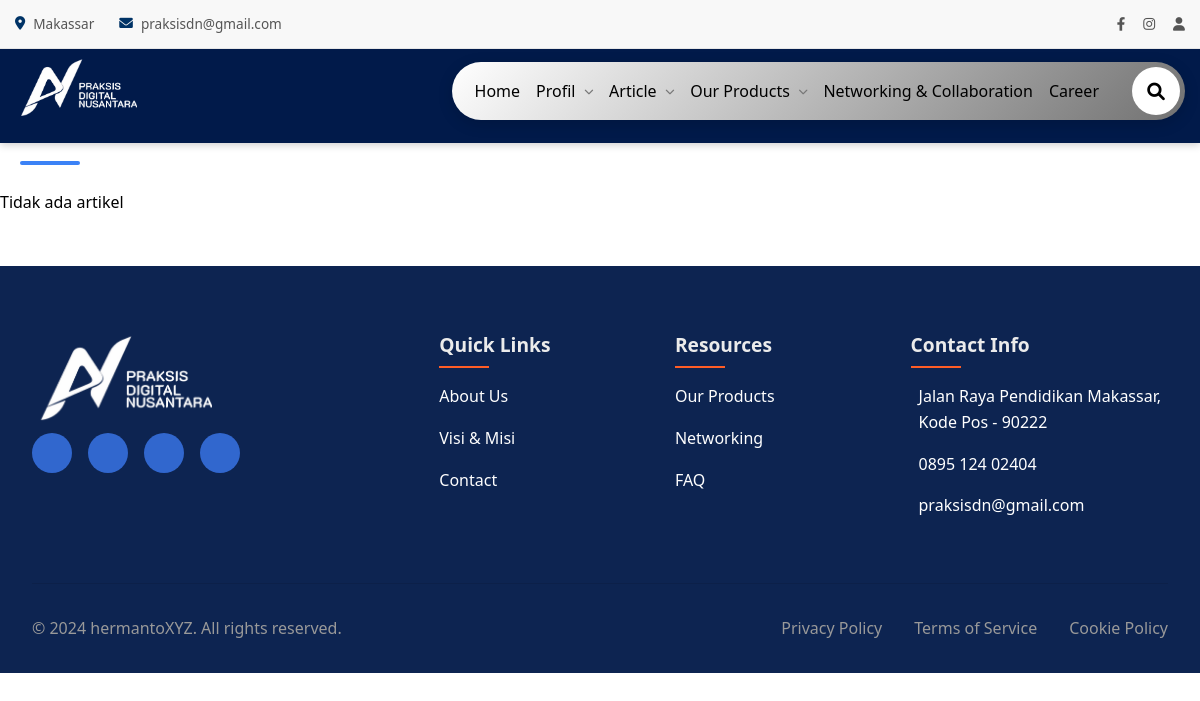
/products/, run on an earlier commit of the app's database.
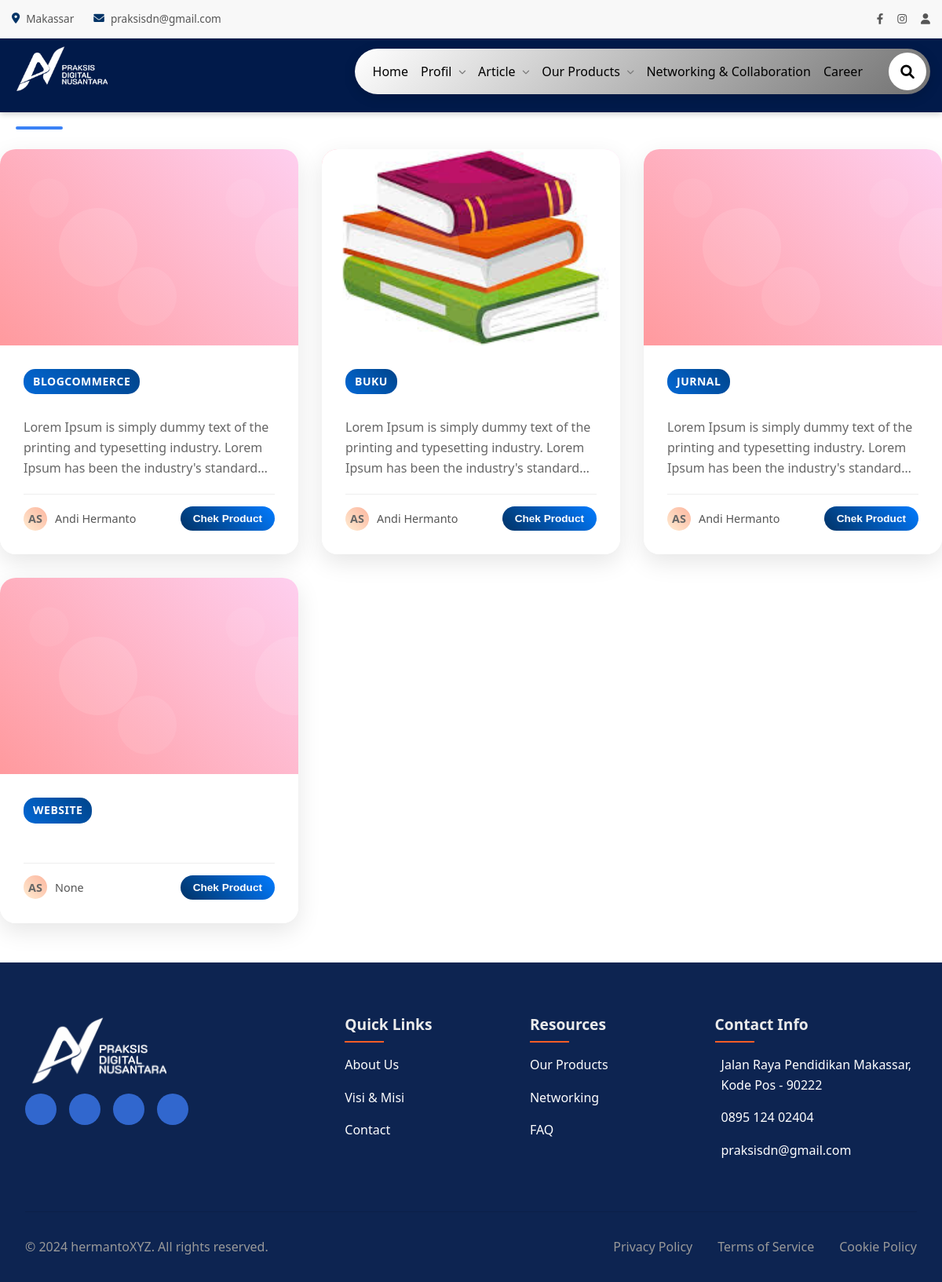
And on a later commit of the database.
### app/models.py (models this page shows, shortened)
class ProductType(models.Model):
    name = models.CharField(max_length=100, unique=True)
    slug = models.SlugField(max_length=120, unique=True, blank=True)
    description = models.TextField(blank=True, null=True)
    image = models.ImageField(upload_to='product_types/', blank=True, null=True)
    penanggung_jawab = models.CharField(max_length=150, blank=True, null=True)

### core/views.py (the view)
# urls.py: path('products/', views.product_type_list, name='product_type_list'),
def product_type_list(request):
    product_types = ProductType.objects.all().order_by('name')
    context = {
        'product_types': product_types,
    }
    return render(request, 'home/product_type_list.html', context)

### app/context_processors.py (called while the page is built)
def web_name(request):
    return {
        'baseurl': 'http://127.0.0.1:8000/',
        'web_name': 'Praksis Digital Nusantara - From Ideas to Impact',
        'webname': 'PADINUSANTARA.CO.ID',
        'web_title': 'Praksis Digital Nusantara - Padinusantara.co.id',
        'address': 'Makassar',
        'telp': '0895 124 02404',
        'fax': '(0411) 889464',
        'website': 'http://padinusantara.co.id',
        'email': 'praksisdn@gmail.com',
        'instagram': '@padinusantara',
        'created_by': 'hermantoXYZ',
    }

def versioned_static(request):
    import time
    return {
        'STATIC_VERSION': int(time.time())
    }

### templates/home/product_type_list.html (shortened to what this page needs)
{% extends 'home/base.html' %}
{% block content %}
<section class="articles-section" style="margin-top: 20px; margin-bottom: 50px;">
    <div class="article-grid">
        {% if product_types %}
        {% for type in product_types %}
        <article class="article-card">
            <div class="article-image">
                {% if type.image %}
                <img src="{{ type.image.url }}" alt="{{ type.name }}" class="article-image-img">
            {% else %}
            <div class="article-image-placeholder"></div>
            {% endif %}
            </div>
            <div class="article-content">
                <div class="article-meta">
                    <span class="category">{{ type.name }}</span>
                </div>
                <p class="article-excerpt">
                    {{ type.description }}
                </p>
                <div class="article-footer">
                    <div class="author">
                        <div class="author-avatar">AS</div>
                        <span>{{ type.penanggung_jawab }}</span>
                    </div>
                    <a href="{% url 'products_by_type' type.slug %}">
                        <button class="read-more">Chek Product</button>
                    </a>
                </div>
            </div>
        </article>
        {% endfor %}
        {% else %}
        <p>Tidak ada artikel</p>
        {% endif %}
    </div>
</section>
{% endblock %}

What changed in the data, as far as the page shows it:
added ProductType: name "BLOGCOMMERCE", description "Lorem Ipsum is simply dummy text of the printing and typesetting industry. Lorem Ipsum has been the industry's…", penanggung_jawab "Andi Hermanto"
added ProductType: image (picture), name "BUKU", description "Lorem Ipsum is simply dummy text of the printing and typesetting industry. Lorem Ipsum has been the industry's…", penanggung_jawab "Andi Hermanto"
added ProductType: name "JURNAL", description "Lorem Ipsum is simply dummy text of the printing and typesetting industry. Lorem Ipsum has been the industry's…", penanggung_jawab "Andi Hermanto"
added ProductType: name "WEBSITE", penanggung_jawab "None"
Also different on the page:
text no longer shown: "Tidak ada artikel"
